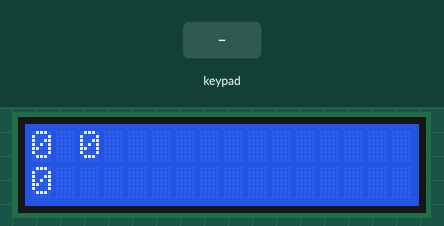
The sketch below on a simulated Arduino Uno, built with avr-gcc and run on an emulated ATmega328P. Shown: 16×2 character LCD. Inputs (shaded band) come from the test bench. What the sketch prints to the serial monitor is not drawn.

Above: at 3.2 s.
3.3 s: keypad keys 0 1 0 2 3 A pressed 0.4 s apart
At 6.5 s:
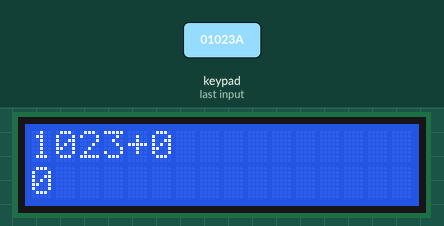
7.2 s: key 'C' pressed
At 7.8 s:
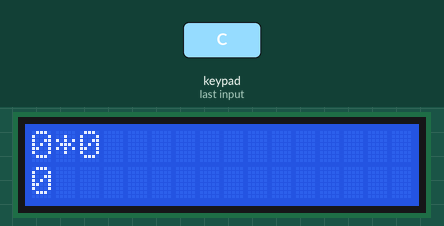
8.8 s: key '#' pressed
At 9.1 s:
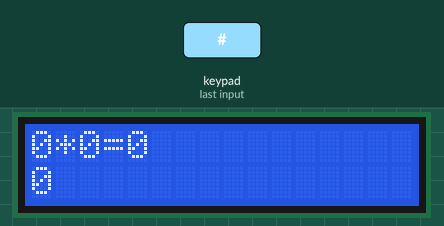
10.3 s: keypad keys 0 1 0 2 3 D pressed 0.4 s apart
At 13.0 s:
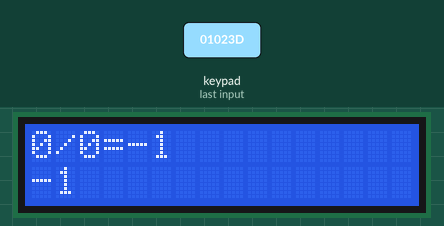
14.2 s: key 'B' pressed
At 15.5 s:
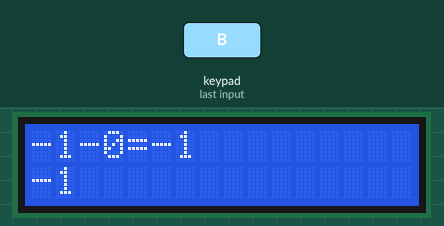
15.8 s: keypad keys 4 5 6 7 A pressed 0.4 s apart
Timing chart, 0 to 18.8 s (numbered marks = the images above; inputs shaded):
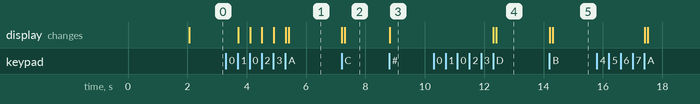

The sketch:

calculater.ino
```cpp
#include <LiquidCrystal.h>
 #include <Keypad.h>
 const byte ROWS = 4; // Four rows
 const byte COLS = 4; // Three columns
 // Define the Keymap
 char keys[ROWS][COLS] = {
 {'1','2','3','A'},
 {'4','5','6','B'},
 {'7','8','9','C'},
 {'*','0','#','D'}
 };
 byte rowPins[ROWS] = { 0, 10, 2, 3 };// Connect keypad ROW0, ROW1, ROW2 and ROW3 to these Arduino pins.
 byte colPins[COLS] = { 4, 5, 6, 7 }; // Connect keypad COL0, COL1 and COL2 to these Arduino pins.
 Keypad kpd = Keypad( makeKeymap(keys), rowPins, colPins, ROWS, COLS ); // Create the Keypad
 const int rs = 8, en = 9, d4 = A0, d5 = 11, d6 = 12, d7 = 13; //Pins to which LCD is connected
 LiquidCrystal lcd(rs, en, d4, d5, d6, d7);
 long Num1,Num2,Number;
 char key,action;
 boolean result = false;
 void setup() {
    Serial.begin(57600);
 lcd.begin(16, 2); //We are using a 16*2 LCD display
 lcd.print("Nila"); //Display a intro message
 lcd.setCursor(0, 1); // set the cursor to column 0, line 1
 lcd.print("Nalini"); //Display a intro message
 delay(2000); //Wait for display to show info
 lcd.clear(); //Then clean it
 }
 void loop() {
 key = kpd.getKey(); //storing pressed key value in a char
 if (key!=NO_KEY)
 DetectButtons();
 if (result==true)
 CalculateResult();
 DisplayResult();
 }
 void DetectButtons()
 {
 lcd.clear(); //Then clean it
 if (key=='*') //If cancel Button is pressed
 {Serial.println ("Button Cancel"); Number=Num1=Num2=0; result=false;}
 if (key == '1') //If Button 1 is pressed
 {Serial.println ("Button 1");
 if (Number==0)
 Number=1;
 else
 Number = (Number*10) + 1; //Pressed twice
 }
 if (key == '4') //If Button 4 is pressed
 {Serial.println ("Button 4");
 if (Number==0)
 Number=4;
 else
 Number = (Number*10) + 4; //Pressed twice
 }
 if (key == '7') //If Button 7 is pressed
 {Serial.println ("Button 7");
 if (Number==0)
 Number=7;
 else
 Number = (Number*10) + 7; //Pressed twice
 }
 if (key == '0')
 {Serial.println ("Button 0"); //Button 0 is Pressed
 if (Number==0)
 Number=0;
 else
 Number = (Number*10) + 0; //Pressed twice
 }
 if (key == '2') //Button 2 is Pressed
 {Serial.println ("Button 2");
 if (Number==0)
 Number=2;
 else
 Number = (Number*10) + 2; //Pressed twice
 }
 if (key == '5')
 {Serial.println ("Button 5");
 if (Number==0)
 Number=5;
 else
 Number = (Number*10) + 5; //Pressed twice
 }
 if (key == '8')
 {Serial.println ("Button 8");
 if (Number==0)
 Number=8;
 else
 Number = (Number*10) + 8; //Pressed twice
 }
 if (key == '#')
 {Serial.println ("Button Equal");
 Num2=Number;
 result = true;
 }
 if (key == '3')
 {Serial.println ("Button 3");
 if (Number==0)
 Number=3;
 else
 Number = (Number*10) + 3; //Pressed twice
 }
 if (key == '6')
 {Serial.println ("Button 6");
 if (Number==0)
 Number=6;
 else
 Number = (Number*10) + 6; //Pressed twice
 }
 if (key == '9')
 {Serial.println ("Button 9");
 if (Number==0)
 Number=9;
 else
 Number = (Number*10) + 9; //Pressed twice
 }
 if (key == 'A' || key == 'B' || key == 'C' || key == 'D') //Detecting Buttons on Column 4
 {
 Num1 = Number;
 Number =0;
 if (key == 'A')
 {Serial.println ("addition"); action = '+';}
 if (key == 'B')
 {Serial.println ("subtraction"); action = '-'; }
 if (key == 'C')
 {Serial.println ("multiplication"); action = '*';}
 if (key == 'D')
 {Serial.println ("division"); action = '/';}
 delay(100);
 }
 }
 void CalculateResult()
 {
 if (action=='+')
 Number = Num1+Num2;
 if (action=='-')
 Number = Num1-Num2;
 if (action=='*')
 Number = Num1*Num2;
 if (action=='/')
 Number = Num1/Num2;
 }
 void DisplayResult()
 {
 lcd.setCursor(0, 0); // set the cursor to column 0, line 1
 lcd.print(Num1); lcd.print(action); lcd.print(Num2);
 if (result==true)
 {lcd.print("="); lcd.print(Number);} //Display the result
 lcd.setCursor(0, 1); // set the cursor to column 0, line 1
 lcd.print(Number); //Display the result
 }
```

Measured:
- after the input at 3.3 s, the display: first changes after 0.41 s (image 1 shows a later state)
- after the input at 7.2 s, the display: first changes at once (image 2 shows a later state)
- after the input at 8.8 s, the display: changes at once (image 3)
- after the input at 10.3 s, the display: first changes after 2.0 s (image 4 shows a later state)
- after the input at 14.2 s, the display: first changes at once (image 5 shows a later state)
